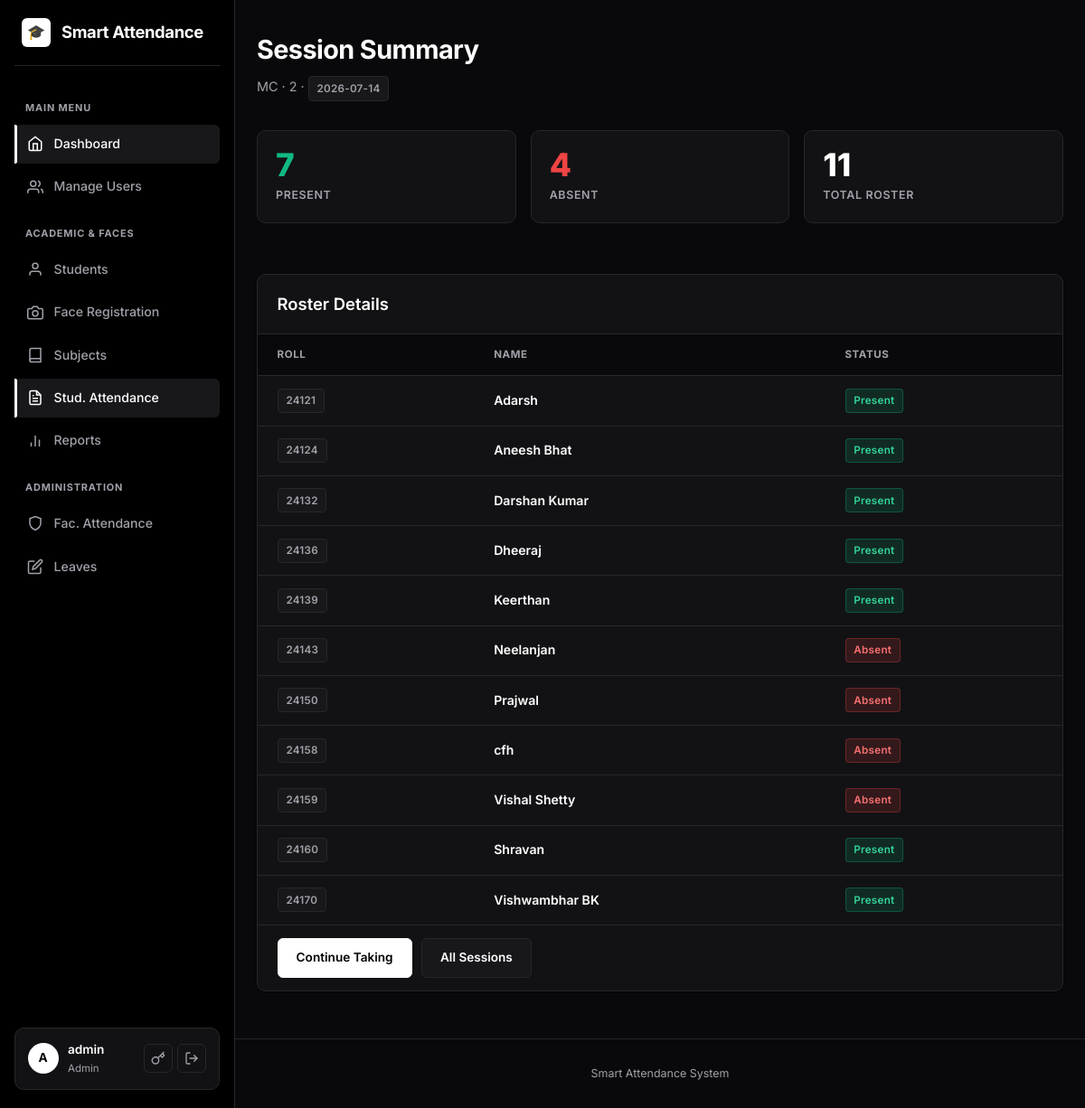
Before: /attendance/3/history (signed in) with the older database file.
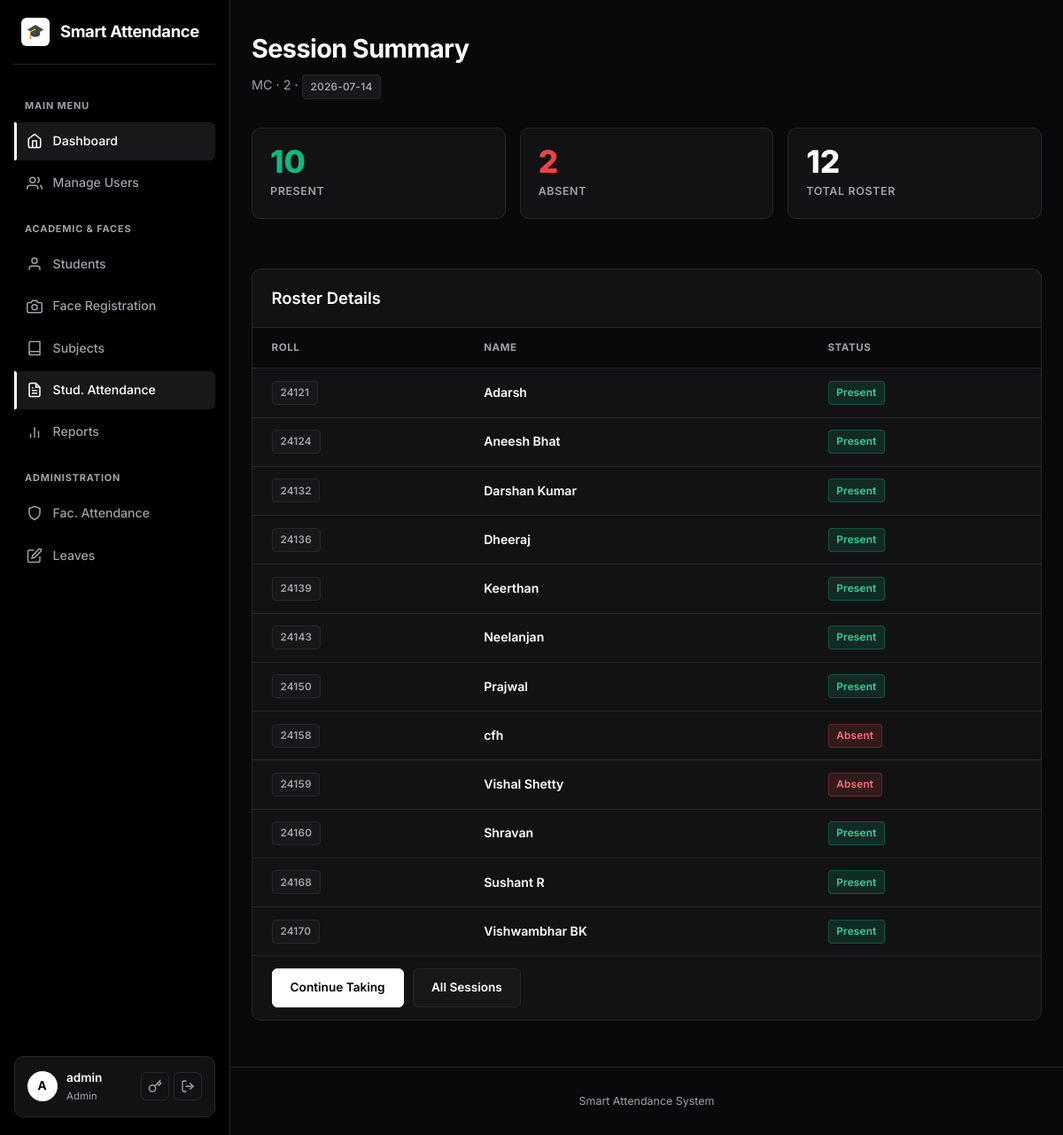
After: the same page with the newer database file.
### models.py (models this page shows, shortened)
class Student(db.Model):
    __tablename__ = "students"
    id = db.Column(db.Integer, primary_key=True)
    roll_number = db.Column(db.String(40), unique=True, nullable=False, index=True)
    name = db.Column(db.String(120), nullable=False)
    department = db.Column(db.String(80), default="")
    class_name = db.Column(db.String(80), default="")
    created_at = db.Column(db.DateTime, default=datetime.utcnow)
    face_samples = db.relationship(
        "FaceSample", backref="student", cascade="all, delete-orphan"
    )
    attendance_records = db.relationship(
        "Attendance", backref="student", cascade="all, delete-orphan"
    )

### blueprints/attendance.py (the view)
@attendance_bp.route("/<int:session_id>/history")
@login_required
@staff_required
def history(session_id):
    session = AttendanceSession.query.get_or_404(session_id)
    present_ids = {a.student_id for a in session.records if a.status == "present"}
    students = Student.query.order_by(Student.roll_number).all()
    return render_template("attendance/history.html", session=session,
                           students=students, present_ids=present_ids)

### templates/attendance/history.html (shortened to what this page needs)
{% extends "base.html" %}
{% block content %}
<div style="display:flex; justify-content:space-between; align-items:flex-end; margin-bottom: 2rem;">
  <div>
    <h1>Session Summary</h1>
    <p class="subtitle" style="margin-bottom:0;">{{ session.subject.name }} · {{ session.class_name or 'All classes' }} · <span class="badge badge-muted">{{ session.session_date }}</span></p>
  </div>
</div>
<div class="stat-grid">
  <div class="stat">
    <div class="num" style="color:var(--success);">{{ present_ids|length }}</div>
    <div class="lbl">Present</div>
  </div>
  <div class="stat">
    <div class="num" style="color:var(--danger);">{{ students|length - present_ids|length }}</div>
    <div class="lbl">Absent</div>
  </div>
  <div class="stat">
    <div class="num">{{ students|length }}</div>
    <div class="lbl">Total Roster</div>
  </div>
</div>
<div class="card card-table" style="margin-top:2rem">
  <div class="card-table-header">
    <h2>Roster Details</h2>
  </div>
  <div class="table-responsive">
    <table>
      <thead>
        <tr><th>Roll</th><th>Name</th><th>Status</th></tr>
      </thead>
      <tbody>
        {% for s in students %}
        <tr>
          <td><span class="badge badge-muted">{{ s.roll_number }}</span></td>
          <td style="font-weight:600; color:#fff;">{{ s.name }}</td>
          <td>
            {% if s.id in present_ids %}<span class="badge badge-yes">Present</span>
            {% else %}<span class="badge badge-no">Absent</span>{% endif %}
          </td>
        </tr>
        {% endfor %}
      </tbody>
    </table>
  </div>
  <div class="card-table-footer">
    <a class="btn" href="{{ url_for('attendance.take', session_id=session.id) }}">Continue Taking</a>
    <a class="btn btn-secondary" href="{{ url_for('attendance.index') }}">All Sessions</a>
  </div>
</div>
{% endblock %}

Changed rows visible on the page:
computed for Student "Neelanjan": text "Absent" → "Present"
computed for Student "Prajwal": text "Absent" → "Present"
added Student: roll_number "24168", name "Sushant R", shows "Present"
Other visible differences:
{{ present_ids|length }}: "7" → "10"
{{ students|length - present_ids|length }}: "4" → "2"
{{ students|length }}: "11" → "12"
